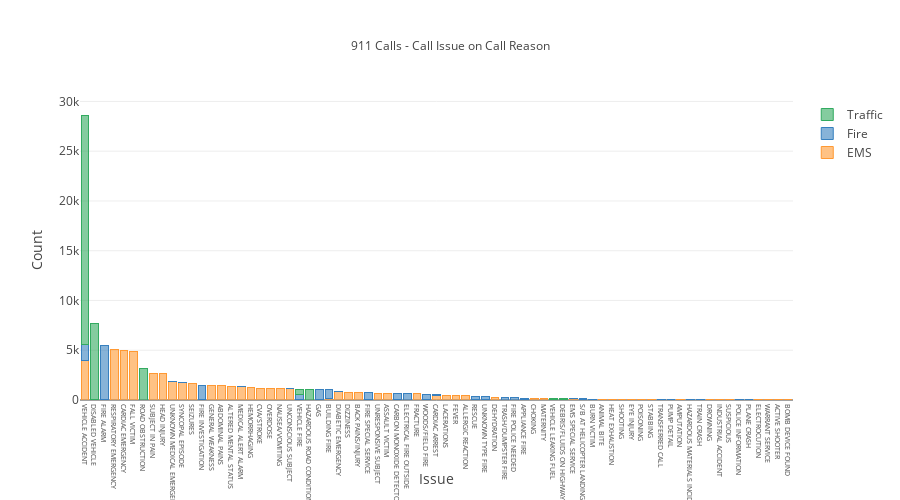

Source (notebook cell):
### Code cell
layout={'title':'911 Calls - Call Issue on Call Reason',
        'margin':{'b':100},
        'bargroupgap':0.01,'width':900,'height':500,'titlefont':{'size':12},
        'xaxis':{'tickformat':' ','type':'category','title':'Issue','tickfont':{'size':6.5}},
        'yaxis':{'title':'Count'},'barmode':'stack'}
Issues.iplot(kind='bar',layout=layout)

### Figure 1 — Plotly figure (JSON) as saved in the notebook; plotly's stock layout.template omitted (floating-point values rounded to 4 significant figures)
{"data": [{"marker": {"color": "rgba(255, 153, 51, 0.6)", "line": {"color": "rgba(255, 153, 51, 1.0)", "width": 1}}, "name": "EMS", "orientation": "v", "text": "", "type": "bar", "uid": "f2f10a55-25ea-4e3c-80d4-450d2ed8a238", "x": ["VEHICLE ACCIDENT", "DISABLED VEHICLE", "FIRE ALARM", "RESPIRATORY EMERGENCY", "CARDIAC EMERGENCY", "FALL VICTIM", "ROAD OBSTRUCTION", "SUBJECT IN PAIN", "HEAD INJURY", "UNKNOWN MEDICAL EMERGENCY", "SYNCOPAL EPISODE", "SEIZURES", "FIRE INVESTIGATION", "GENERAL WEAKNESS", "ABDOMINAL PAINS", "ALTERED MENTAL STATUS", "MEDICAL ALERT ALARM", "HEMORRHAGING", "CVA/STROKE", "OVERDOSE", "NAUSEA/VOMITING", "UNCONSCIOUS SUBJECT", "VEHICLE FIRE", "HAZARDOUS ROAD CONDITIONS", "GAS", "BUILDING FIRE", "DIABETIC EMERGENCY", "DIZZINESS", "BACK PAINS/INJURY", "FIRE SPECIAL SERVICE", "UNRESPONSIVE SUBJECT", "ASSAULT VICTIM", "CARBON MONOXIDE DETECTOR", "ELECTRICAL FIRE OUTSIDE", "FRACTURE", "WOODS/FIELD FIRE", "CARDIAC ARREST", "LACERATIONS", "FEVER", "ALLERGIC REACTION", "RESCUE", "UNKNOWN TYPE FIRE", "DEHYDRATION", "TRASH/DUMPSTER FIRE", "FIRE POLICE NEEDED", "APPLIANCE FIRE", "CHOKING", "MATERNITY", "VEHICLE LEAKING FUEL", "DEBRIS/FLUIDS ON HIGHWAY", "EMS SPECIAL SERVICE", "S/B AT HELICOPTER LANDING", "BURN VICTIM", "ANIMAL BITE", "HEAT EXHAUSTION", "SHOOTING", "EYE INJURY", "POISONING", "STABBING", "TRANSFERRED CALL", "PUMP DETAIL", "AMPUTATION", "HAZARDOUS MATERIALS INCIDENT", "TRAIN CRASH", "DROWNING", "INDUSTRIAL ACCIDENT", "SUSPICIOUS", "POLICE INFORMATION", "PLANE CRASH", "ELECTROCUTION", "WARRANT SERVICE", "ACTIVE SHOOTER", "BOMB DEVICE FOUND"], "y": [3935, 1, 14, 5112, 5012, 4863, "", 2687, 2631, 1873, 1717, 1630, 18, 1464, 1436, 1386, 1342, 1259, 1202, 1191, 1131, 1115, 30, "", 41, 201, 836, 799, 739, 55, 694, 657, 82, "", 622, 7, 469, 457, 441, 438, 78, 3, 283, "", "", 11, 191, 182, "", 2, 130, 12, 47, 83, 78, 39, 36, 36, 32, 7, "", 14, 6, 3, 4, 3, 2, "", 1, 2, 2, 2, 1]}, {"marker": {"color": "rgba(55, 128, 191, 0.6)", "line": {"color": "rgba(55, 128, 191, 1.0)", "width": 1}}, "name": "Fire", "orientation": "v", "text": "", "type": "bar", "uid": "ead13ddb-7196-4c7f-afcd-9429bf029154", "x": ["VEHICLE ACCIDENT", "DISABLED VEHICLE", "FIRE ALARM", "RESPIRATORY EMERGENCY", "CARDIAC EMERGENCY", "FALL VICTIM", "ROAD OBSTRUCTION", "SUBJECT IN PAIN", "HEAD INJURY", "UNKNOWN MEDICAL EMERGENCY", "SYNCOPAL EPISODE", "SEIZURES", "FIRE INVESTIGATION", "GENERAL WEAKNESS", "ABDOMINAL PAINS", "ALTERED MENTAL STATUS", "MEDICAL ALERT ALARM", "HEMORRHAGING", "CVA/STROKE", "OVERDOSE", "NAUSEA/VOMITING", "UNCONSCIOUS SUBJECT", "VEHICLE FIRE", "HAZARDOUS ROAD CONDITIONS", "GAS", "BUILDING FIRE", "DIABETIC EMERGENCY", "DIZZINESS", "BACK PAINS/INJURY", "FIRE SPECIAL SERVICE", "UNRESPONSIVE SUBJECT", "ASSAULT VICTIM", "CARBON MONOXIDE DETECTOR", "ELECTRICAL FIRE OUTSIDE", "FRACTURE", "WOODS/FIELD FIRE", "CARDIAC ARREST", "LACERATIONS", "FEVER", "ALLERGIC REACTION", "RESCUE", "UNKNOWN TYPE FIRE", "DEHYDRATION", "TRASH/DUMPSTER FIRE", "FIRE POLICE NEEDED", "APPLIANCE FIRE", "CHOKING", "MATERNITY", "VEHICLE LEAKING FUEL", "DEBRIS/FLUIDS ON HIGHWAY", "EMS SPECIAL SERVICE", "S/B AT HELICOPTER LANDING", "BURN VICTIM", "ANIMAL BITE", "HEAT EXHAUSTION", "SHOOTING", "EYE INJURY", "POISONING", "STABBING", "TRANSFERRED CALL", "PUMP DETAIL", "AMPUTATION", "HAZARDOUS MATERIALS INCIDENT", "TRAIN CRASH", "DROWNING", "INDUSTRIAL ACCIDENT", "SUSPICIOUS", "POLICE INFORMATION", "PLANE CRASH", "ELECTROCUTION", "WARRANT SERVICE", "ACTIVE SHOOTER", "BOMB DEVICE FOUND"], "y": [1638, "", 5496, "", "", "", "", "", "", 1, 1, "", 1460, "", "", "", 2, "", "", "", "", 1, 516, "", 1028, 807, 1, "", "", 666, "", "", 575, 622, "", 514, 42, "", "", "", 251, 322, "", 229, 215, 182, "", "", 73, 72, 2, 104, 39, "", "", "", "", "", "", 23, 25, "", 5, 5, "", "", "", 2, 1, "", "", "", ""]}, {"marker": {"color": "rgba(50, 171, 96, 0.6)", "line": {"color": "rgba(50, 171, 96, 1.0)", "width": 1}}, "name": "Traffic", "orientation": "v", "text": "", "type": "bar", "uid": "e0f9f893-4708-4719-8565-a918a7faaffc", "x": ["VEHICLE ACCIDENT", "DISABLED VEHICLE", "FIRE ALARM", "RESPIRATORY EMERGENCY", "CARDIAC EMERGENCY", "FALL VICTIM", "ROAD OBSTRUCTION", "SUBJECT IN PAIN", "HEAD INJURY", "UNKNOWN MEDICAL EMERGENCY", "SYNCOPAL EPISODE", "SEIZURES", "FIRE INVESTIGATION", "GENERAL WEAKNESS", "ABDOMINAL PAINS", "ALTERED MENTAL STATUS", "MEDICAL ALERT ALARM", "HEMORRHAGING", "CVA/STROKE", "OVERDOSE", "NAUSEA/VOMITING", "UNCONSCIOUS SUBJECT", "VEHICLE FIRE", "HAZARDOUS ROAD CONDITIONS", "GAS", "BUILDING FIRE", "DIABETIC EMERGENCY", "DIZZINESS", "BACK PAINS/INJURY", "FIRE SPECIAL SERVICE", "UNRESPONSIVE SUBJECT", "ASSAULT VICTIM", "CARBON MONOXIDE DETECTOR", "ELECTRICAL FIRE OUTSIDE", "FRACTURE", "WOODS/FIELD FIRE", "CARDIAC ARREST", "LACERATIONS", "FEVER", "ALLERGIC REACTION", "RESCUE", "UNKNOWN TYPE FIRE", "DEHYDRATION", "TRASH/DUMPSTER FIRE", "FIRE POLICE NEEDED", "APPLIANCE FIRE", "CHOKING", "MATERNITY", "VEHICLE LEAKING FUEL", "DEBRIS/FLUIDS ON HIGHWAY", "EMS SPECIAL SERVICE", "S/B AT HELICOPTER LANDING", "BURN VICTIM", "ANIMAL BITE", "HEAT EXHAUSTION", "SHOOTING", "EYE INJURY", "POISONING", "STABBING", "TRANSFERRED CALL", "PUMP DETAIL", "AMPUTATION", "HAZARDOUS MATERIALS INCIDENT", "TRAIN CRASH", "DROWNING", "INDUSTRIAL ACCIDENT", "SUSPICIOUS", "POLICE INFORMATION", "PLANE CRASH", "ELECTROCUTION", "WARRANT SERVICE", "ACTIVE SHOOTER", "BOMB DEVICE FOUND"], "y": [23066, 7702, "", "", "", "", 3144, "", "", "", "", "", "", "", "", "", "", "", "", "", "", "", 553, 1086, "", "", "", "", "", "", "", "", "", "", "", "", "", "", "", "", "", "", "", "", "", "", "", "", 77, 67, "", "", "", "", "", "", "", "", "", "", "", "", "", "", "", "", "", "", "", "", "", "", ""]}], "layout": {"bargroupgap": 0.01, "barmode": "stack", "height": 500, "margin": {"b": 100}, "title": {"font": {"size": 12}, "text": "911 Calls - Call Issue on Call Reason"}, "width": 900, "xaxis": {"tickfont": {"size": 6.5}, "tickformat": " ", "title": {"text": "Issue"}, "type": "category"}, "yaxis": {"title": {"text": "Count"}}}}
